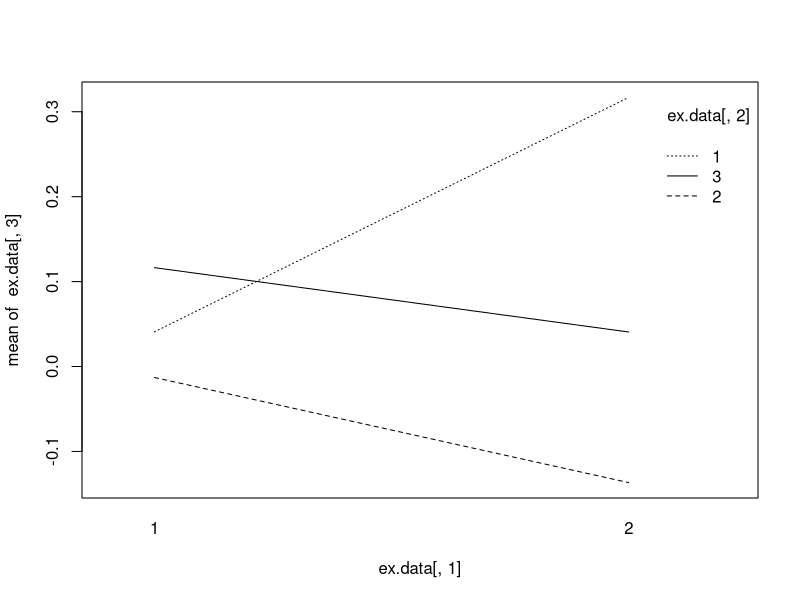

Write the R code that produced this figure.
#some code to make an interaction plot in R

#create some random data 
n=360 #sample size
nf=2    #number of factors


datasize=n
ex.data<-matrix(data = NA, nrow = datasize, ncol = nf+1)
ex.data[,1]=as.matrix(c(rep(1,datasize/2),rep(2,datasize/2)),1,datasize) #create design
ex.data[,2]=as.matrix(rep(c(1,2,3),datasize/3),datasize,1)
ex.data[,3]=rnorm(datasize)  #random data
ex.data

#make dataframe and factors
ex.data.df=as.data.frame(ex.data) 
ex.data.df$V1=as.factor(ex.data.df$V1)
ex.data.df$V2=as.factor(ex.data.df$V2)

#fit ANOVA model
xx=lm(V3~V1*V2,data=ex.data.df)
summary(aov(xx))

#interaction plot
interaction.plot(ex.data[,1], ex.data[,2], ex.data[,3])
